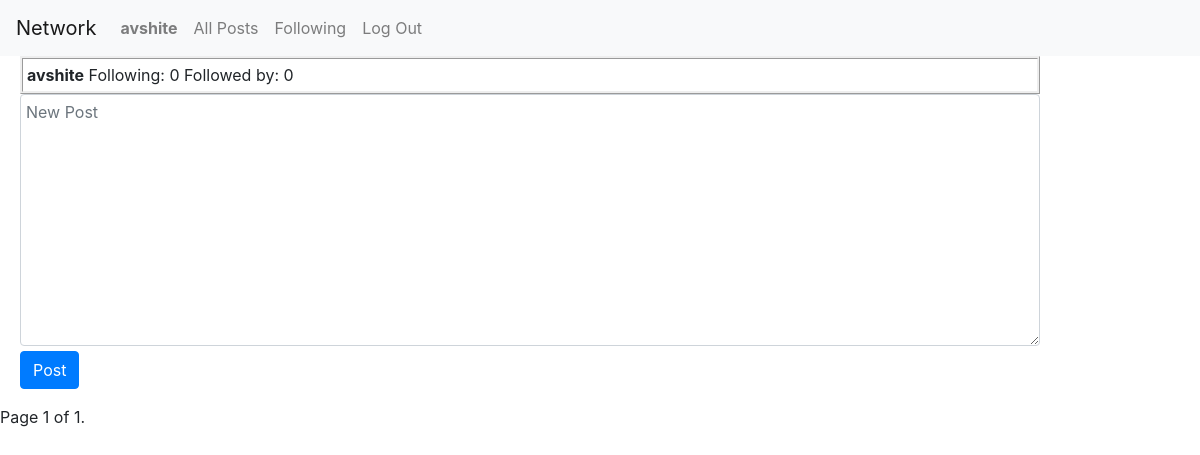
/avshite (signed in), run on an earlier commit of the app's database.
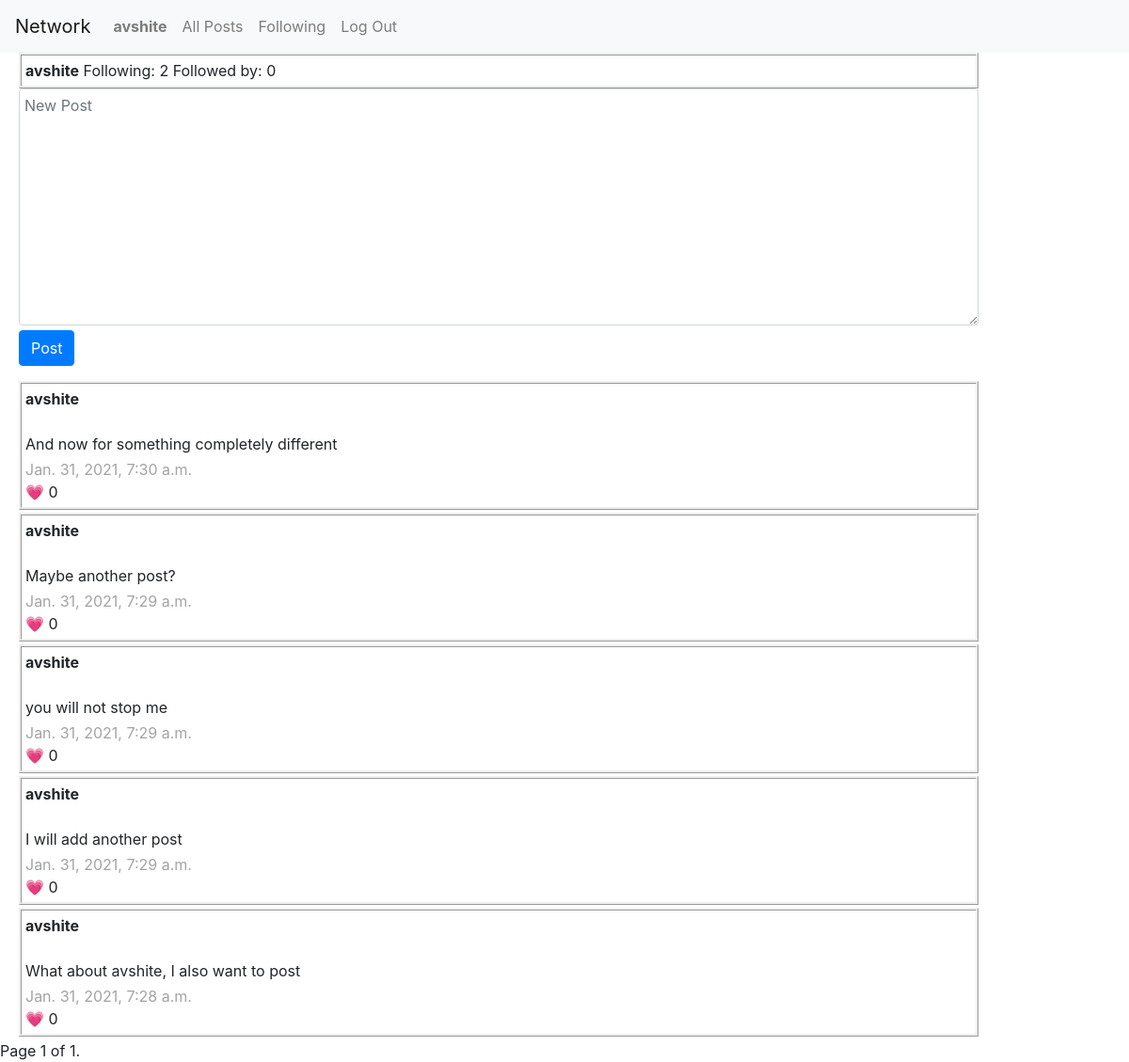
And on a later commit of the database.
### network/models.py (models this page shows, shortened)
class User(AbstractUser):
    follows_this_many = models.IntegerField(default=0)
    followed_by_this_many = models.IntegerField(default=0)

class Post(models.Model):
    user = models.ForeignKey(User, on_delete=models.CASCADE, related_name="poster")
    content = models.CharField(max_length=256)
    timestamp = models.DateTimeField(auto_now_add=True)
    likes = models.IntegerField(default=0)

### network/views.py (the view)
# urls.py: path("<str:user>", views.profile, name="profile"),
@login_required
def profile(request, user):
    profile_user = User.objects.get(username=user)
    user = request.user
    try:
        following = Following.objects.get(user_followed=profile_user, followed_by=user)
    except:
        following = None
    posts = Post.objects.all().filter(user=profile_user)
    posts = posts.order_by("-timestamp").all()
    paginator = Paginator(posts, 10)
    page_number = request.GET.get('page')
    page_obj = paginator.get_page(page_number)
    return render(request, "network/profile.html", {
        'form': NewPostForm(),
        'following': following,
        'profile_user': profile_user,
        'page_obj': page_obj,
    })

### network/views.py
class NewPostForm(forms.Form):
    content = forms.CharField(widget=forms.Textarea(attrs={
        'class': 'form-control',
        'placeholder': 'New Post',
        'required': 'required',
        'style':'padding: 5px; width: 85%; margin-left: 20px; margin-bottom: 5px;'
        }), label=False)

### network/templates/network/profile.html (shortened to what this page needs)
{% extends "network/layout.html" %}
{% block body %}
    <div class="profile-user">
            <strong>{{ profile_user }}</strong>
            <span>Following: {{ profile_user.follows_this_many }} Followed by: {{ profile_user.followed_by_this_many }}</span>
    </div>
    {% if user.is_authenticated %}
    <div id="#new-post">
        <div class="form-group">
            <form action="{% url 'new_post'%}" method="POST" class="form-group" >
                {{ form }}
                <input type="submit" value="Post" class="btn btn-primary" style="margin-left: 20px;">
            </form>
        </div>
    </div>
    {% endif %}
    {% for post in page_obj %}
        <div class="post-list">
            <div><strong>{{ post.user }}</strong></div>
            <br>
            <div class="post-content">{{ post.content }}</div>
            <div class="post-timestamp">{{ post.timestamp }}</div>
            <div>&#128151; {{ post.likes }}</div>
        </div>
    {% endfor %}
    <div class="pagination">
        <span class="step-links">
            <div class="current">
                Page {{ page_obj.number }} of {{ page_obj.paginator.num_pages }}.
            </div>
        </span>
    </div>
{% endblock %}

### network/templates/network/layout.html (shortened to what this page needs)
{% load static %}
<!DOCTYPE html>
<html lang="en">
    <head>
        <link rel="stylesheet" href="https://stackpath.bootstrapcdn.com/bootstrap/4.4.1/css/bootstrap.min.css">
        <link href="{% static 'network/styles.css' %}" rel="stylesheet">
    </head>
    <body>
        <nav class="navbar navbar-expand-lg navbar-light bg-light">
            <a class="navbar-brand" href="#">Network</a>
            <div>
              <ul class="navbar-nav mr-auto">
                {% if user.is_authenticated %}
                    <li class="nav-item">
                        <a class="nav-link" href="{% url 'profile' user %}"><strong>{{ user.username }}</strong></a>
                    </li>
                {% endif %}
                <li class="nav-item">
                  <a class="nav-link" href="{% url 'index' %}">All Posts</a>
                </li>
                {% if user.is_authenticated %}
                    <li class="nav-item">
                        <a class="nav-link" href="#">Following</a>
                    </li>
                    <li class="nav-item">
                        <a class="nav-link" href="{% url 'logout' %}">Log Out</a>
                    </li>
                {% endif %}
              </ul>
            </div>
          </nav>
        <div class="body">
            {% block body %}
            {% endblock %}
        </div>
    </body>
</html>

### network/static/network/styles.css (style rules this page uses)
.post-list { border-style: ridge; margin:3px; padding: 4px; width: 85%; margin-left: 20px; }
.post-timestamp { color: rgb(162, 165, 162); }
.post-content { margin-bottom: 3px; }
.profile-user { border-style: ridge; padding: 4px; width: 85%; margin-left: 20px; }

What changed in the data, as far as the page shows it:
changed User "avshite": follows_this_many "0" → "2"
added Post: user "avshite", content "And now for something completely different", timestamp "Jan. 31, 2021, 7:30 a.m.", likes "0"
added Post: user "avshite", content "Maybe another post?", timestamp "Jan. 31, 2021, 7:29 a.m.", likes "0"
added Post: user "avshite", content "you will not stop me", timestamp "Jan. 31, 2021, 7:29 a.m.", likes "0"
added Post: user "avshite", content "I will add another post", timestamp "Jan. 31, 2021, 7:29 a.m.", likes "0"
added Post: user "avshite", content "What about avshite, I also want to post", timestamp "Jan. 31, 2021, 7:28 a.m.", likes "0"
